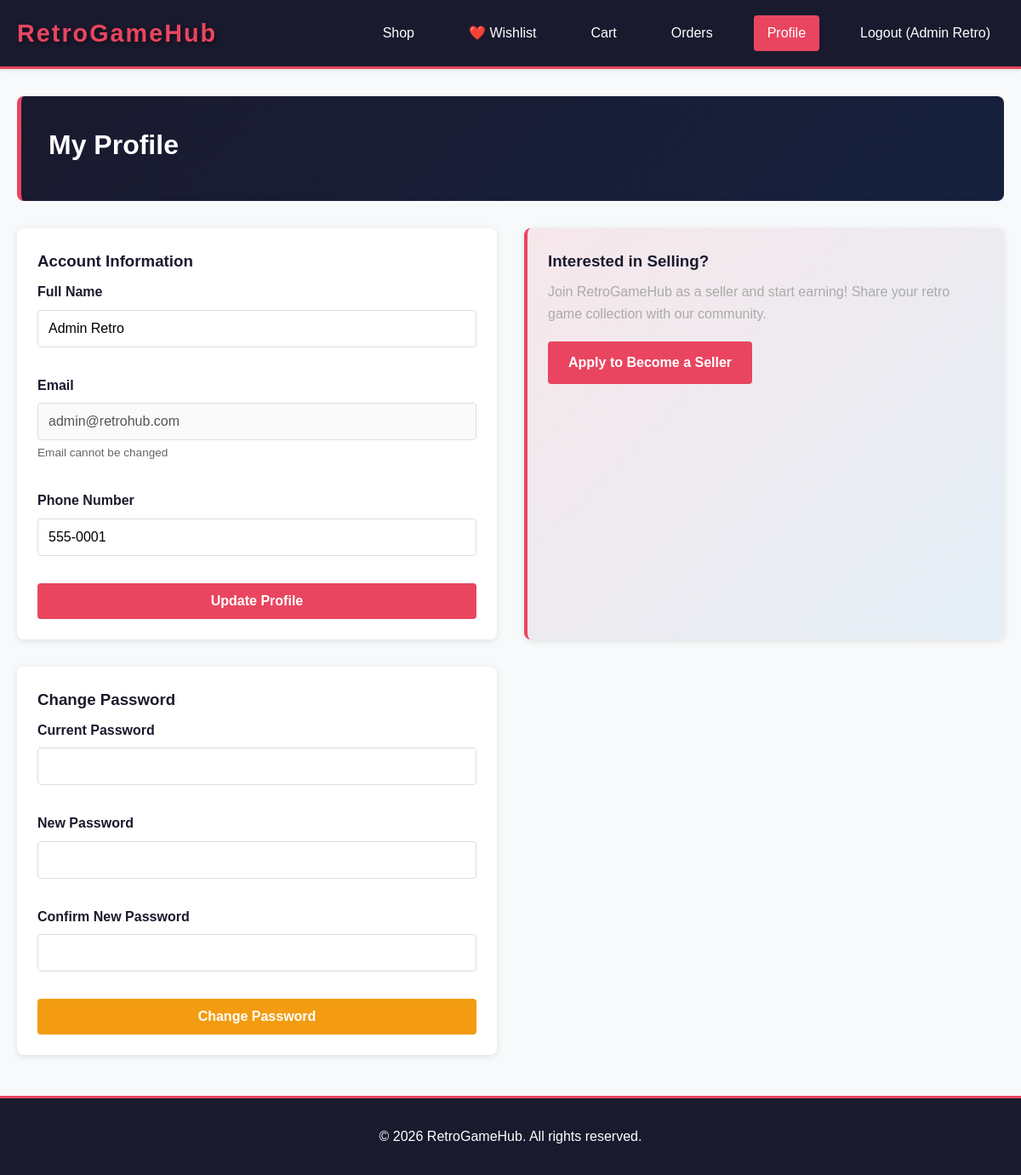
The page /pages/customer/profile.php (signed in) on the database its author committed.
### tables this page shows
CREATE TABLE `users` (
  `user_id` int(11) NOT NULL,
  `name` varchar(100) NOT NULL,
  `email` varchar(100) NOT NULL,
  `password` varchar(255) NOT NULL,
  `phone` varchar(20) DEFAULT NULL,
  `roles` longtext NOT NULL DEFAULT '["customer"]' CHECK (json_valid(`roles`)),
  `status` enum('active','inactive','banned') DEFAULT 'active',
  `created_at` timestamp NOT NULL DEFAULT current_timestamp(),
  `updated_at` timestamp NOT NULL DEFAULT current_timestamp() ON UPDATE current_timestamp()
);

### config.php (called while the page is built, shortened)
<?php
class Database {
    private static $instance = null;
    private $connection;
    private function __construct() {
        try {
            $this->connection = new mysqli(
                DB_HOST,
                DB_USER,
                DB_PASS,
                DB_NAME,
                DB_PORT
            );
            $this->connection->set_charset('utf8mb4');
        } catch (Exception $e) {
            die('Error: ' . $e->getMessage());
        }
    }
    public static function getInstance() {
        if (self::$instance === null) {
            self::$instance = new self();
        }
        return self::$instance;
    }
    public function getConnection() {
        return $this->connection;
    }
}
class SessionManager {
    public static function get($key, $default = null) {
        return $_SESSION[$key] ?? $default;
    }
    public static function getUserId() {
        return self::get('user_id');
    }
}
?>

### classes/User.php (called while the page is built, shortened)
<?php
class User {
    private $db;
    public function __construct() {
        $this->db = Database::getInstance()->getConnection();
    }
    public function getUserById($user_id) {
        $stmt = $this->db->prepare("SELECT * FROM users WHERE user_id = ?");
        $stmt->bind_param("i", $user_id);
        $stmt->execute();
        return $stmt->get_result()->fetch_assoc();
    }
}
?>

### pages/customer/profile.php (the view, shortened to what this page needs)
<?php
require_once '../../config.php';
require_once '../../functions/notification-helpers.php';
require_once '../../classes/User.php';
$user_id = SessionManager::getUserId();
$user_obj = new User();
$user = $user_obj->getUserById($user_id);
$user_name = SessionManager::get('user_name');
?>
<!DOCTYPE html>
<html lang="en">
<head>
    <link rel="stylesheet" href="<?php echo SITE_URL; ?>/assets/css/style.css">
</head>
<body class="profile-page">
    <nav class="navbar">
        <div class="container">
            <div class="navbar-brand">
                <h1>RetroGameHub</h1>
            </div>
            <div class="navbar-menu">
                <a href="shop.php" class="nav-link">Shop</a>
                <a href="wishlist.php" class="nav-link">❤️ Wishlist</a>
                <a href="cart.php" class="nav-link">Cart</a>
                <a href="orders.php" class="nav-link">Orders</a>
                <a href="profile.php" class="nav-link active">Profile</a>
                <a href="auth.php?action=logout" class="nav-link">Logout (<?php echo htmlspecialchars($user_name); ?>)</a>
            </div>
        </div>
    </nav>
    <div class="container">
        <div class="page-header">
            <h2>My Profile</h2>
        </div>
        <div class="profile-layout">
            <div class="profile-section">
                <h3>Account Information</h3>
                <form method="POST" class="profile-form">
                    <div class="form-group">
                        <label>Full Name</label>
                        <input type="text" name="name" value="<?php echo htmlspecialchars($user['name']); ?>" required>
                    </div>
                    <div class="form-group">
                        <label>Email</label>
                        <input type="email" value="<?php echo htmlspecialchars($user['email']); ?>" disabled>
                        <small>Email cannot be changed</small>
                    </div>
                    <div class="form-group">
                        <label>Phone Number</label>
                        <input type="tel" name="phone" value="<?php echo htmlspecialchars($user['phone'] ?? ''); ?>">
                    </div>
                    <button type="submit" class="btn btn-primary">Update Profile</button>
                </form>
            </div>
            <div class="profile-section seller-section">
                <h3>Interested in Selling?</h3>
                <p>Join RetroGameHub as a seller and start earning! Share your retro game collection with our community.</p>
                <a href="apply-seller.php" class="btn btn-primary">Apply to Become a Seller</a>
            </div>
            <div class="profile-section">
                <h3>Change Password</h3>
                <form method="POST" class="profile-form">
                    <div class="form-group">
                        <label>Current Password</label>
                        <input type="password" name="old_password" required>
                    </div>
                    <div class="form-group">
                        <label>New Password</label>
                        <input type="password" name="new_password" required>
                    </div>
                    <div class="form-group">
                        <label>Confirm New Password</label>
                        <input type="password" name="confirm_password" required>
                    </div>
                    <button type="submit" class="btn btn-warning">Change Password</button>
                </form>
            </div>
        </div>
    </div>
    <footer class="footer">
        <p>&copy; 2026 RetroGameHub. All rights reserved.</p>
    </footer>
</body>
</html>

### assets/css/style.css (style rules this page uses)
* { margin: 0; padding: 0; box-sizing: border-box; }
:root { --primary-color: #1a1a2e; --secondary-color: #16213e; --accent-color: #e94560; --success-color: #2ecc71; --warning-color: #f39c12; --danger-color: #e74c3c; --info-color: #3498db; --light-bg: #f8f9fa; --border-color: #ddd; --text-color: #333; --text-light: #666; --nes-gray: #d4d4d4; --nes-red: #e84c3f; --nes-blue: #3584c4; --nes-green: #58b05c; }
body { font-family: 'Arial', sans-serif; background-color: var(--light-bg); color: var(--text-color); line-height: 1.6; }
.container { max-width: 1200px; margin: 0 auto; padding: 0 20px; }
.navbar { background-color: var(--primary-color); color: white; padding: 1rem 0; box-shadow: 0 2px 4px rgba(0,0,0,0.1); border-bottom: 3px solid var(--accent-color); }
.navbar .container { display: flex; justify-content: space-between; align-items: center; }
.navbar-brand h1 { font-size: 1.8rem; letter-spacing: 2px; color: var(--accent-color); text-shadow: 2px 2px 4px rgba(0,0,0,0.5); }
.navbar-menu { display: flex; gap: 2rem; flex-wrap: wrap; }
.nav-link { color: white; text-decoration: none; padding: 0.5rem 1rem; border-radius: 4px; transition: all 0.3s ease; }
.nav-link:hover, .nav-link.active { background-color: var(--accent-color); color: white; }
.page-header { background: linear-gradient(135deg, var(--primary-color), var(--secondary-color)); color: white; padding: 2rem; border-radius: 8px; margin: 2rem 0; border-left: 5px solid var(--accent-color); }
.page-header h2 { font-size: 2rem; margin-bottom: 0.5rem; }
.form-group { display: flex; flex-direction: column; margin-bottom: 1rem; }
.form-group label { margin-bottom: 0.5rem; font-weight: bold; color: var(--primary-color); }
.form-group input, .form-group select, .form-group textarea { padding: 0.75rem; border: 1px solid var(--border-color); border-radius: 4px; font-size: 1rem; font-family: inherit; transition: border-color 0.3s ease; }
.form-group small { margin-top: 0.25rem; color: var(--text-light); font-size: 0.85rem; }
.btn { padding: 0.75rem 1.5rem; border: none; border-radius: 4px; font-size: 1rem; cursor: pointer; text-decoration: none; display: inline-block; transition: all 0.3s ease; font-weight: bold; text-align: center; }
.btn-primary { background-color: var(--accent-color); color: white; }
.btn-warning { background-color: var(--warning-color); color: white; }
.profile-layout { display: grid; grid-template-columns: 1fr 1fr; gap: 2rem; }
.profile-section { background: white; padding: 1.5rem; border-radius: 8px; box-shadow: 0 2px 8px rgba(0,0,0,0.1); }
.profile-section h3 { color: var(--primary-color); margin-bottom: 0.5rem; }
.profile-section p { color: var(--text-light); margin-bottom: 1rem; }
.profile-form { display: flex; flex-direction: column; gap: 1rem; }
.footer { background-color: var(--primary-color); color: white; text-align: center; padding: 2rem; margin-top: 3rem; border-top: 3px solid var(--accent-color); }

### pages/customer/profile.php (style rules this page uses)
.seller-section { background: linear-gradient(135deg, rgba(233, 69, 96, 0.1) 0%, rgba(52, 152, 219, 0.1) 100%); border-left: 4px solid #e94560; }
.seller-section p { color: #aaa; margin-bottom: 20px; }

### rows shown on the page
users: name "Admin Retro", email "admin@retrohub.com", phone "555-0001"

### other values the page prints
$user_name "Admin Retro"
